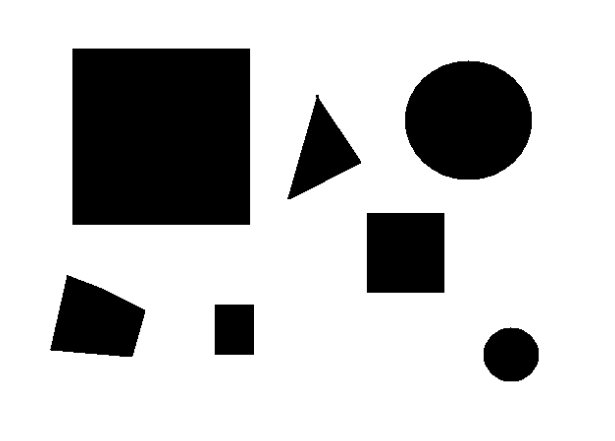
#> input picture image.png, 615 x 441 px
$ python reflexao.py
#> lines starting #> are read from the running program, lines starting #| are printed output that depends on the picture
import cv2

def reflexaoHorizontal(imagem):
#> called with imagem = 'image.png'
    imagem = cv2.imread(imagem)
#> imagem is the input picture: shape (441, 615, 3); min 0, max 255, mean 196.3
    altura, largura, _ = imagem.shape
#> altura = 441; largura = 615
    imagemReflexao = imagem.copy()

    for y in range(altura):
        for x in range(largura // 2):
            temp = imagemReflexao[y, x].copy()  # Pixel temporário para armazenar o valor original
            imagemReflexao[y, x] = imagemReflexao[y, largura - 1 - x]  # Troca o pixel atual com o correspondente na outra extremidade
            imagemReflexao[y, largura - 1 - x] = temp  # Atualiza o pixel correspondente na outra extremidade com o valor original
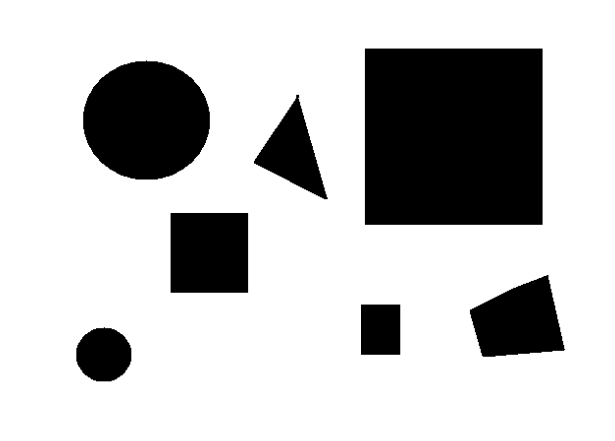
#> imagemReflexao: shape (441, 615, 3); min 0, max 255, mean 196.3

    cv2.imwrite('imagemReflexaoHorizontal.png', imagemReflexao)

def reflexaoVertical(imagem):
#> called with imagem = 'image.png'
    imagem = cv2.imread(imagem)
    altura, largura, _ = imagem.shape
#> altura = 441; largura = 615
    imagemReflexao = imagem.copy()

    for x in range(largura):
        for y in range(altura // 2):
            temp = imagemReflexao[y, x].copy()  # Pixel temporário para armazenar o valor original
            imagemReflexao[y, x] = imagemReflexao[altura - 1 - y, x]  # Troca o pixel atual com o correspondente na outra extremidade
            imagemReflexao[altura - 1 - y, x] = temp  # Atualiza o pixel correspondente na outra extremidade com o valor original
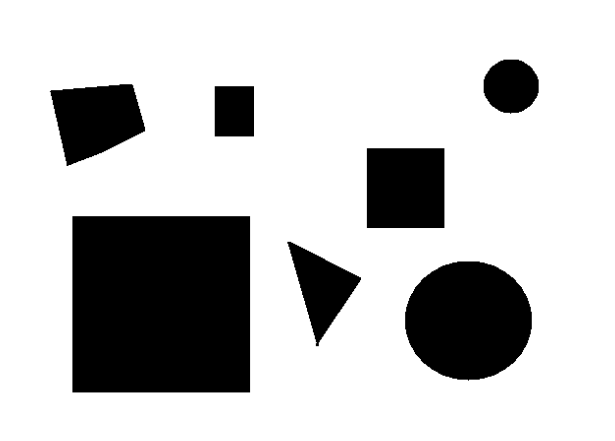
#> imagemReflexao: shape (441, 615, 3); min 0, max 255, mean 196.3

    cv2.imwrite('imagemReflexaoVertical.png', imagemReflexao)

reflexaoHorizontal('image.png')
reflexaoVertical('image.png')
